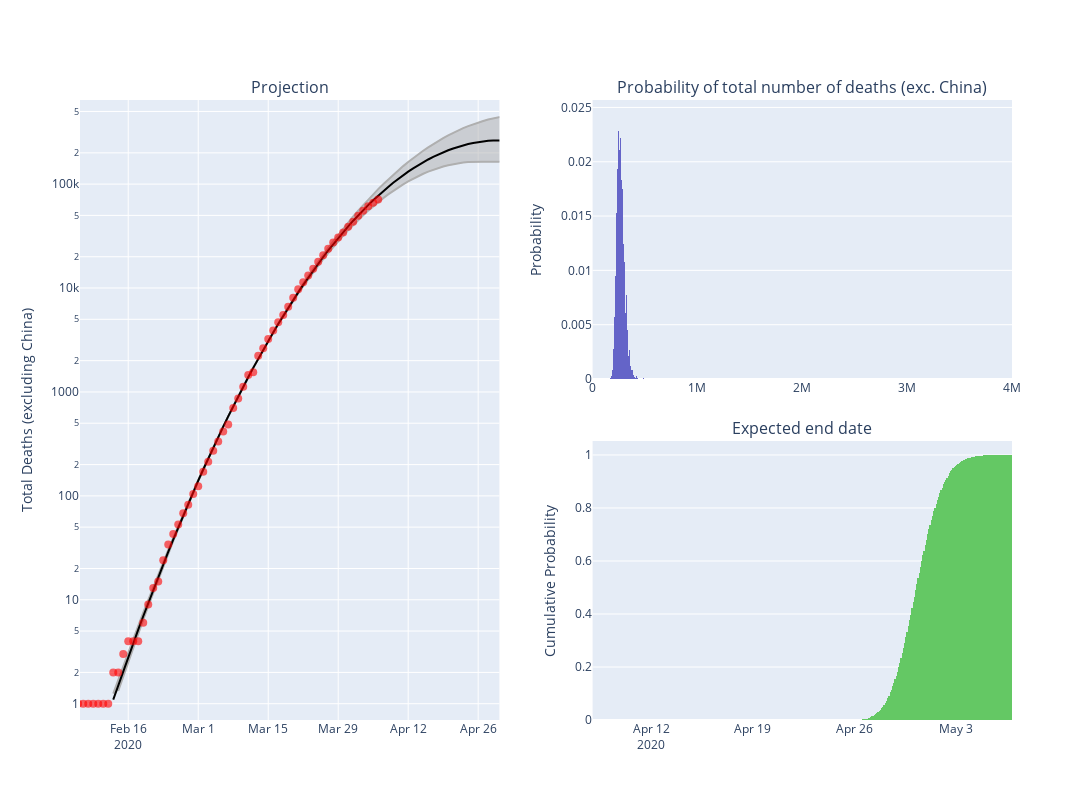

Source (notebook cell):
### Markdown cell above
### Plotting

### Code cell
interior_colour = 'rgb(175, 175, 175)'

fig = plotly.subplots.make_subplots(
    rows=2, cols=2,
    vertical_spacing=0.1,
    specs=[[{'rowspan': 2}, {}],
           [None, {}]],
    subplot_titles=(
        "Projection", 
        'Probability of total number of deaths (exc. China)', 
        'Expected end date'
    )
)

fig.add_trace(go.Scatter(
    x=out.index, 
    y=out['min'],
    fill=None,
    mode='lines',
    line_color=interior_colour,
    name=''),
    row=1, col=1
    )
fig.add_trace(go.Scatter(
    x=out.index,
    y=out['max'],
    fill='tonexty', # fill area between trace0 and trace1
    mode='lines', 
    line_color=interior_colour),
    row=1, col=1
    )
fig.add_trace(go.Scatter(
    x=out.index, 
    y=out['estimate'],
    fill=None,
    mode='lines',
    line_color='black',
    name='Predicted Total'),
    row=1, col=1
    )
fig.add_trace(go.Scatter(
    x=out.index, 
    y=out['deaths'],
    fill=None,
    mode='markers',
    marker={'symbol': 'circle', 'size': 8, 'opacity': 0.6},
    line_color='red',
    name='Total Deaths (exc. China)'),
    row=1, col=1
    )
fig.update_yaxes(type="log", row=1, col=1)

fig.append_trace(go.Histogram(x=total[0], histnorm='probability', marker_color='rgb(100, 100, 200)'), row=1, col=2)
fig.append_trace(go.Histogram(x=output, histnorm='probability', marker_color='rgb(100, 200, 100)', cumulative_enabled=True), row=2, col=2)

fig.update_xaxes(range=[pd.Timestamp('today'), output.max()], row=2, col=2)
fig.update_xaxes(range=[0, 4e6], row=1, col=2)
fig.update_yaxes(title_text='Probability', row=1, col=2)
fig.update_yaxes(title_text='Cumulative Probability', row=2, col=2)
fig.update_yaxes(title_text='Total Deaths (excluding China)', row=1, col=1)
fig.update_layout(showlegend=False, height=800, width=1400)

fig.show()
print(
    f'Expected end date: {expected_end_date}\n'
    f'Expected total number of deaths excluding China: {expected_total_deaths}'
)
